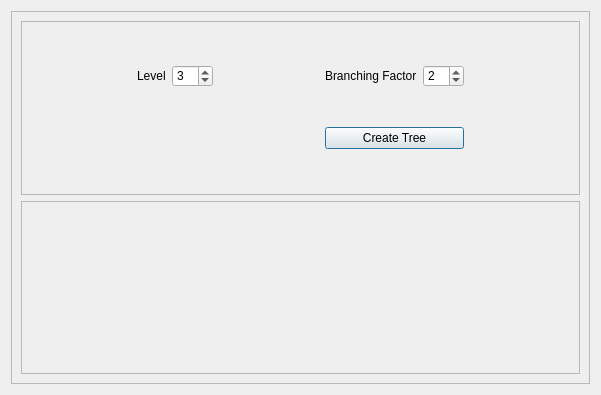
<?xml version="1.0" encoding="UTF-8"?>
<ui version="4.0">
 <class>Dialog</class>
 <widget class="QDialog" name="Dialog">
  <property name="geometry">
   <rect>
    <x>0</x>
    <y>0</y>
    <width>601</width>
    <height>395</height>
   </rect>
  </property>
  <property name="windowTitle">
   <string>Tree Generator App</string>
  </property>
  <property name="windowIcon">
   <iconset>
    <normaloff>tree-icon.svg</normaloff>tree-icon.svg</iconset>
  </property>
  <property name="styleSheet">
   <string notr="true">.tree-node{
background-color: white;
border: 5px solid black;
border-radius: 30%;
font-size: 45px;
padding: 5%;
}

.tree-node:hover{
background-color: blue;
}</string>
  </property>
  <layout class="QGridLayout" name="gridLayout">
   <item row="0" column="0">
    <widget class="QFrame" name="frame_window">
     <property name="frameShape">
      <enum>QFrame::StyledPanel</enum>
     </property>
     <property name="frameShadow">
      <enum>QFrame::Raised</enum>
     </property>
     <layout class="QGridLayout" name="gridLayout_3">
      <item row="1" column="0">
       <widget class="QFrame" name="frame_tree">
        <property name="frameShape">
         <enum>QFrame::StyledPanel</enum>
        </property>
        <property name="frameShadow">
         <enum>QFrame::Raised</enum>
        </property>
        <layout class="QGridLayout" name="gridLayout_4"/>
       </widget>
      </item>
      <item row="0" column="0">
       <widget class="QFrame" name="frame_node">
        <property name="frameShape">
         <enum>QFrame::StyledPanel</enum>
        </property>
        <property name="frameShadow">
         <enum>QFrame::Raised</enum>
        </property>
        <layout class="QGridLayout" name="gridLayout_2">
         <item row="1" column="4">
          <widget class="QSpinBox" name="spinBox_level">
           <property name="value">
            <number>3</number>
           </property>
          </widget>
         </item>
         <item row="1" column="3">
          <widget class="QLabel" name="label_level">
           <property name="text">
            <string>Level</string>
           </property>
          </widget>
         </item>
         <item row="1" column="8">
          <spacer name="horizontalSpacer_right">
           <property name="orientation">
            <enum>Qt::Horizontal</enum>
           </property>
           <property name="sizeHint" stdset="0">
            <size>
             <width>40</width>
             <height>20</height>
            </size>
           </property>
          </spacer>
         </item>
         <item row="1" column="7">
          <widget class="QSpinBox" name="spinBox_branchingFactor">
           <property name="value">
            <number>2</number>
           </property>
          </widget>
         </item>
         <item row="1" column="2">
          <spacer name="horizontalSpacer_left">
           <property name="orientation">
            <enum>Qt::Horizontal</enum>
           </property>
           <property name="sizeHint" stdset="0">
            <size>
             <width>40</width>
             <height>20</height>
            </size>
           </property>
          </spacer>
         </item>
         <item row="1" column="6">
          <widget class="QLabel" name="label_branchingFactor">
           <property name="text">
            <string>Branching Factor</string>
           </property>
          </widget>
         </item>
         <item row="1" column="5">
          <spacer name="horizontalSpacer_middle">
           <property name="orientation">
            <enum>Qt::Horizontal</enum>
           </property>
           <property name="sizeHint" stdset="0">
            <size>
             <width>40</width>
             <height>20</height>
            </size>
           </property>
          </spacer>
         </item>
         <item row="2" column="6" colspan="2">
          <widget class="QPushButton" name="button_create_tree">
           <property name="text">
            <string>Create Tree</string>
           </property>
          </widget>
         </item>
        </layout>
       </widget>
      </item>
     </layout>
    </widget>
   </item>
  </layout>
 </widget>
 <resources/>
 <connections/>
</ui>
